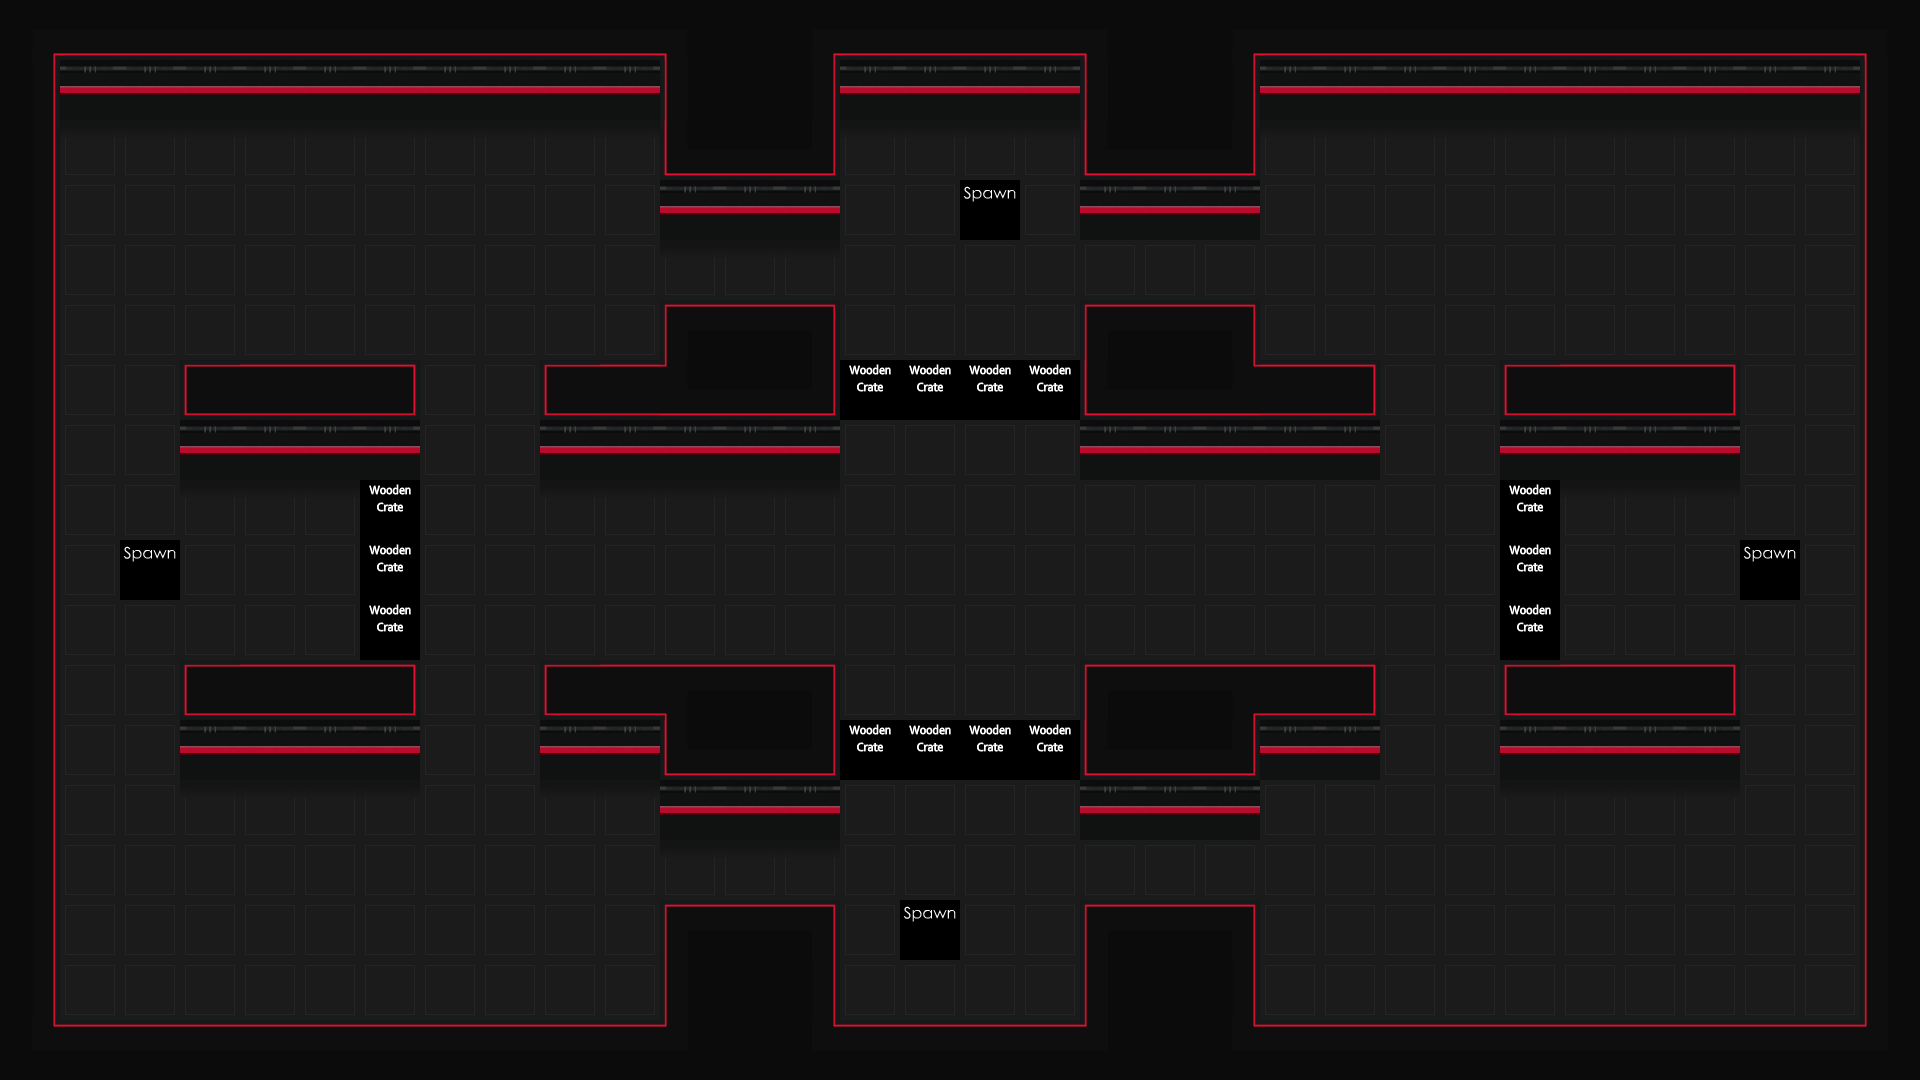

A 2D game scene composited from a Tiled map and its tileset images. What follows is a short description and the map's XML, with every tile layer's data as written:
An orthogonal 32x18 tile map with 60x60 px tiles, 3 tile layers (Water, Main, Meta).

<map version="1.0" orientation="orthogonal" width="32" height="18" tilewidth="60" tileheight="60">
 <tileset firstgid="1" name="ground" tilewidth="60" tileheight="60" spacing="2" margin="2">
  <image source="../img/map/TilemapOuya.png" width="1024" height="1024" />
 </tileset>
 <layer name="Water" width="32" height="18">
  <data encoding="csv">
0,0,0,0,0,0,0,0,0,0,0,0,0,0,0,0,0,0,0,0,0,0,0,0,0,0,0,0,0,0,0,0,
0,0,0,0,0,0,0,0,0,0,0,0,0,0,0,0,0,0,0,0,0,0,0,0,0,0,0,0,0,0,0,0,
0,0,0,0,0,0,0,0,0,0,0,0,0,0,0,0,0,0,0,0,0,0,0,0,0,0,0,0,0,0,0,0,
0,0,0,0,0,0,0,0,0,0,0,0,0,0,0,0,0,0,0,0,0,0,0,0,0,0,0,0,0,0,0,0,
0,0,0,0,0,0,0,0,0,0,0,0,0,0,0,0,0,0,0,0,0,0,0,0,0,0,0,0,0,0,0,0,
0,0,0,0,0,0,0,0,0,0,0,0,0,0,0,0,0,0,0,0,0,0,0,0,0,0,0,0,0,0,0,0,
0,0,0,0,0,0,0,0,0,0,0,0,0,0,0,0,0,0,0,0,0,0,0,0,0,0,0,0,0,0,0,0,
0,0,0,0,0,0,0,0,0,0,0,0,0,0,0,0,0,0,0,0,0,0,0,0,0,0,0,0,0,0,0,0,
0,0,0,0,0,0,0,0,0,0,0,0,0,0,0,0,0,0,0,0,0,0,0,0,0,0,0,0,0,0,0,0,
0,0,0,0,0,0,0,0,0,0,0,0,0,0,0,0,0,0,0,0,0,0,0,0,0,0,0,0,0,0,0,0,
0,0,0,0,0,0,0,0,0,0,0,0,0,0,0,0,0,0,0,0,0,0,0,0,0,0,0,0,0,0,0,0,
0,0,0,0,0,0,0,0,0,0,0,0,0,0,0,0,0,0,0,0,0,0,0,0,0,0,0,0,0,0,0,0,
0,0,0,0,0,0,0,0,0,0,0,0,0,0,0,0,0,0,0,0,0,0,0,0,0,0,0,0,0,0,0,0,
0,0,0,0,0,0,0,0,0,0,0,0,0,0,0,0,0,0,0,0,0,0,0,0,0,0,0,0,0,0,0,0,
0,0,0,0,0,0,0,0,0,0,0,0,0,0,0,0,0,0,0,0,0,0,0,0,0,0,0,0,0,0,0,0,
0,0,0,0,0,0,0,0,0,0,0,0,0,0,0,0,0,0,0,0,0,0,0,0,0,0,0,0,0,0,0,0,
0,0,0,0,0,0,0,0,0,0,0,0,0,0,0,0,0,0,0,0,0,0,0,0,0,0,0,0,0,0,0,0,
0,0,0,0,0,0,0,0,0,0,0,0,0,0,0,0,0,0,0,0,0,0,0,0,0,0,0,0,0,0,0,0
</data>
 </layer>
 <layer name="Main" width="32" height="18">
  <data encoding="csv">
113,95,95,95,95,95,95,95,95,95,95,112,94,113,95,95,95,95,112,94,113,95,95,95,95,95,95,95,95,95,95,112,
97,50,50,50,50,50,50,50,50,50,50,96,94,97,50,50,50,50,96,94,97,50,50,50,50,50,50,50,50,50,50,96,
97,167,167,167,167,167,167,167,167,167,167,99,95,100,167,167,167,167,99,95,100,167,167,167,167,167,167,167,167,167,167,96,
97,159,159,159,159,159,159,159,159,159,159,50,50,50,159,159,159,159,50,50,50,159,159,159,159,159,159,159,159,159,159,96,
97,159,159,159,159,159,159,159,159,159,159,167,167,167,159,159,159,159,159,159,159,159,159,159,159,159,159,159,159,159,159,96,
97,159,159,159,159,159,159,159,159,159,159,101,98,103,159,159,159,159,101,98,103,159,159,159,159,159,159,159,159,159,159,96,
97,159,159,109,121,121,110,159,159,109,121,118,95,100,159,159,159,159,99,95,116,121,110,159,159,109,121,121,110,159,159,96,
97,159,159,50,50,50,50,159,159,50,50,50,50,50,159,159,159,159,50,50,50,50,50,159,159,50,50,50,50,159,159,96,
97,159,159,167,167,167,167,159,159,167,167,167,167,167,159,159,159,159,159,159,159,159,159,159,159,167,167,167,167,159,159,96,
97,159,159,159,159,159,159,159,159,159,159,159,159,159,159,159,159,159,159,159,159,159,159,159,159,159,159,159,159,159,159,96,
97,159,159,159,159,159,159,159,159,159,159,159,159,159,159,159,159,159,159,159,159,159,159,159,159,159,159,159,159,159,159,96,
97,159,159,109,121,121,110,159,159,109,121,117,98,103,159,159,159,159,101,98,120,121,110,159,159,109,121,121,110,159,159,96,
97,159,159,50,50,50,50,159,159,50,50,99,95,100,159,159,159,159,99,95,100,50,50,159,159,50,50,50,50,159,159,96,
97,159,159,167,167,167,167,159,159,167,167,50,50,50,159,159,159,159,50,50,50,159,159,159,159,167,167,167,167,159,159,96,
97,159,159,159,159,159,159,159,159,159,159,167,167,167,159,159,159,159,159,159,159,159,159,159,159,159,159,159,159,159,159,96,
97,159,159,159,159,159,159,159,159,159,159,101,98,103,159,159,159,159,101,98,103,159,159,159,159,159,159,159,159,159,159,96,
97,159,159,159,159,159,159,159,159,159,159,96,94,97,159,159,159,159,96,94,97,159,159,159,159,159,159,159,159,159,159,96,
115,98,98,98,98,98,98,98,98,98,98,114,94,115,98,98,98,98,114,94,115,98,98,98,98,98,98,98,98,98,98,114
</data>
 </layer>
 <layer name="Meta" width="32" height="18">
  <data encoding="csv">
0,0,0,0,0,0,0,0,0,0,0,0,0,0,0,0,0,0,0,0,0,0,0,0,0,0,0,0,0,0,0,0,
0,0,0,0,0,0,0,0,0,0,0,0,0,0,0,0,0,0,0,0,0,0,0,0,0,0,0,0,0,0,0,0,
0,0,0,0,0,0,0,0,0,0,0,0,0,0,0,0,0,0,0,0,0,0,0,0,0,0,0,0,0,0,0,0,
0,0,0,0,0,0,0,0,0,0,0,0,0,0,0,0,157,0,0,0,0,0,0,0,0,0,0,0,0,0,0,0,
0,0,0,0,0,0,0,0,0,0,0,0,0,0,0,0,0,0,0,0,0,0,0,0,0,0,0,0,0,0,0,0,
0,0,0,0,0,0,0,0,0,0,0,0,0,0,0,0,0,0,0,0,0,0,0,0,0,0,0,0,0,0,0,0,
0,0,0,0,0,0,0,0,0,0,0,0,0,0,160,160,160,160,0,0,0,0,0,0,0,0,0,0,0,0,0,0,
0,0,0,0,0,0,0,0,0,0,0,0,0,0,0,0,0,0,0,0,0,0,0,0,0,0,0,0,0,0,0,0,
0,0,0,0,0,0,160,0,0,0,0,0,0,0,0,0,0,0,0,0,0,0,0,0,0,160,0,0,0,0,0,0,
0,0,157,0,0,0,160,0,0,0,0,0,0,0,0,0,0,0,0,0,0,0,0,0,0,160,0,0,0,157,0,0,
0,0,0,0,0,0,160,0,0,0,0,0,0,0,0,0,0,0,0,0,0,0,0,0,0,160,0,0,0,0,0,0,
0,0,0,0,0,0,0,0,0,0,0,0,0,0,0,0,0,0,0,0,0,0,0,0,0,0,0,0,0,0,0,0,
0,0,0,0,0,0,0,0,0,0,0,0,0,0,160,160,160,160,0,0,0,0,0,0,0,0,0,0,0,0,0,0,
0,0,0,0,0,0,0,0,0,0,0,0,0,0,0,0,0,0,0,0,0,0,0,0,0,0,0,0,0,0,0,0,
0,0,0,0,0,0,0,0,0,0,0,0,0,0,0,0,0,0,0,0,0,0,0,0,0,0,0,0,0,0,0,0,
0,0,0,0,0,0,0,0,0,0,0,0,0,0,0,157,0,0,0,0,0,0,0,0,0,0,0,0,0,0,0,0,
0,0,0,0,0,0,0,0,0,0,0,0,0,0,0,0,0,0,0,0,0,0,0,0,0,0,0,0,0,0,0,0,
0,0,0,0,0,0,0,0,0,0,0,0,0,0,0,0,0,0,0,0,0,0,0,0,0,0,0,0,0,0,0,0
</data>
 </layer>
</map>
